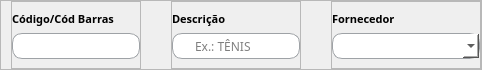
       <widget class="QFrame" name="frame_34">
        <property name="sizePolicy">
         <sizepolicy hsizetype="Preferred" vsizetype="Expanding">
          <horstretch>0</horstretch>
          <verstretch>0</verstretch>
         </sizepolicy>
        </property>
        <property name="minimumSize">
         <size>
          <width>0</width>
          <height>70</height>
         </size>
        </property>
        <property name="maximumSize">
         <size>
          <width>16777215</width>
          <height>70</height>
         </size>
        </property>
        <property name="frameShape">
         <enum>QFrame::StyledPanel</enum>
        </property>
        <property name="frameShadow">
         <enum>QFrame::Raised</enum>
        </property>
        <layout class="QGridLayout" name="gridLayout_31">
         <property name="leftMargin">
          <number>10</number>
         </property>
         <property name="topMargin">
          <number>0</number>
         </property>
         <property name="rightMargin">
          <number>0</number>
         </property>
         <property name="bottomMargin">
          <number>0</number>
         </property>
         <property name="horizontalSpacing">
          <number>30</number>
         </property>
         <property name="verticalSpacing">
          <number>9</number>
         </property>
         <item row="0" column="1">
          <widget class="QFrame" name="frame_38">
           <property name="sizePolicy">
            <sizepolicy hsizetype="Expanding" vsizetype="Preferred">
             <horstretch>0</horstretch>
             <verstretch>0</verstretch>
            </sizepolicy>
           </property>
           <property name="maximumSize">
            <size>
             <width>16777215</width>
             <height>70</height>
            </size>
           </property>
           <property name="frameShape">
            <enum>QFrame::StyledPanel</enum>
           </property>
           <property name="frameShadow">
            <enum>QFrame::Raised</enum>
           </property>
           <layout class="QGridLayout" name="gridLayout_35">
            <property name="leftMargin">
             <number>0</number>
            </property>
            <property name="topMargin">
             <number>9</number>
            </property>
            <property name="rightMargin">
             <number>0</number>
            </property>
            <item row="0" column="0">
             <widget class="QLabel" name="label_30">
              <property name="font">
               <font>
                <family>Raleway</family>
                <pointsize>8</pointsize>
                <weight>75</weight>
                <bold>true</bold>
               </font>
              </property>
              <property name="text">
               <string>Descrição</string>
              </property>
             </widget>
            </item>
            <item row="1" column="0">
             <widget class="QLineEdit" name="input_descricao">
              <property name="sizePolicy">
               <sizepolicy hsizetype="Expanding" vsizetype="Expanding">
                <horstretch>0</horstretch>
                <verstretch>0</verstretch>
               </sizepolicy>
              </property>
              <property name="maximumSize">
               <size>
                <width>16777215</width>
                <height>30</height>
               </size>
              </property>
              <property name="font">
               <font>
                <family>Raleway</family>
               </font>
              </property>
              <property name="styleSheet">
               <string notr="true">QLineEdit {
	background-color:white;
	border-radius: 10px;
	border: 1px solid rgb(158, 162, 166);
	padding-left: 20px;
}</string>
              </property>
              <property name="placeholderText">
               <string>Ex.: TÊNIS</string>
              </property>
             </widget>
            </item>
           </layout>
          </widget>
         </item>
         <item row="0" column="0">
          <widget class="QFrame" name="frame_37">
           <property name="maximumSize">
            <size>
             <width>130</width>
             <height>70</height>
            </size>
           </property>
           <property name="frameShape">
            <enum>QFrame::StyledPanel</enum>
           </property>
           <property name="frameShadow">
            <enum>QFrame::Raised</enum>
           </property>
           <layout class="QGridLayout" name="gridLayout_34">
            <property name="leftMargin">
             <number>0</number>
            </property>
            <property name="topMargin">
             <number>9</number>
            </property>
            <property name="rightMargin">
             <number>0</number>
            </property>
            <item row="0" column="0">
             <widget class="QLabel" name="label_29">
              <property name="font">
               <font>
                <family>Raleway</family>
                <pointsize>8</pointsize>
                <weight>75</weight>
                <bold>true</bold>
               </font>
              </property>
              <property name="text">
               <string>Código/Cód Barras</string>
              </property>
             </widget>
            </item>
            <item row="1" column="0">
             <widget class="QLineEdit" name="input_codBarras">
              <property name="sizePolicy">
               <sizepolicy hsizetype="Expanding" vsizetype="Expanding">
                <horstretch>0</horstretch>
                <verstretch>0</verstretch>
               </sizepolicy>
              </property>
              <property name="maximumSize">
               <size>
                <width>16777215</width>
                <height>30</height>
               </size>
              </property>
              <property name="font">
               <font>
                <family>Raleway</family>
               </font>
              </property>
              <property name="styleSheet">
               <string notr="true">QLineEdit {
	background-color:white;
	border-radius: 10px;
	border: 1px solid rgb(158, 162, 166);
	padding-left: 20px;
}</string>
              </property>
             </widget>
            </item>
           </layout>
          </widget>
         </item>
         <item row="0" column="2">
          <widget class="QFrame" name="frame_40">
           <property name="sizePolicy">
            <sizepolicy hsizetype="Expanding" vsizetype="Preferred">
             <horstretch>0</horstretch>
             <verstretch>0</verstretch>
            </sizepolicy>
           </property>
           <property name="minimumSize">
            <size>
             <width>150</width>
             <height>0</height>
            </size>
           </property>
           <property name="maximumSize">
            <size>
             <width>150</width>
             <height>16777215</height>
            </size>
           </property>
           <property name="frameShape">
            <enum>QFrame::StyledPanel</enum>
           </property>
           <property name="frameShadow">
            <enum>QFrame::Raised</enum>
           </property>
           <layout class="QGridLayout" name="gridLayout_36">
            <property name="leftMargin">
             <number>0</number>
            </property>
            <property name="topMargin">
             <number>9</number>
            </property>
            <property name="rightMargin">
             <number>0</number>
            </property>
            <item row="1" column="0">
             <widget class="QComboBox" name="input_fornecedor">
              <property name="sizePolicy">
               <sizepolicy hsizetype="Preferred" vsizetype="Expanding">
                <horstretch>0</horstretch>
                <verstretch>0</verstretch>
               </sizepolicy>
              </property>
              <property name="maximumSize">
               <size>
                <width>16777215</width>
                <height>30</height>
               </size>
              </property>
              <property name="styleSheet">
               <string notr="true">QComboBox {
	background-color:white;
	border-radius: 10px;
	border: 1px solid rgb(158, 162, 166);
	padding-left: 20px;
}</string>
              </property>
              <item>
               <property name="text">
                <string/>
               </property>
              </item>
              <item>
               <property name="text">
                <string>UNI</string>
               </property>
              </item>
              <item>
               <property name="text">
                <string>CX</string>
               </property>
              </item>
              <item>
               <property name="text">
                <string>KG</string>
               </property>
              </item>
              <item>
               <property name="text">
                <string>PC</string>
               </property>
              </item>
             </widget>
            </item>
            <item row="0" column="0">
             <widget class="QLabel" name="label_28">
              <property name="font">
               <font>
                <family>Raleway</family>
                <pointsize>8</pointsize>
                <weight>75</weight>
                <bold>true</bold>
               </font>
              </property>
              <property name="text">
               <string>Fornecedor</string>
              </property>
             </widget>
            </item>
           </layout>
          </widget>
         </item>
        </layout>
       </widget>
